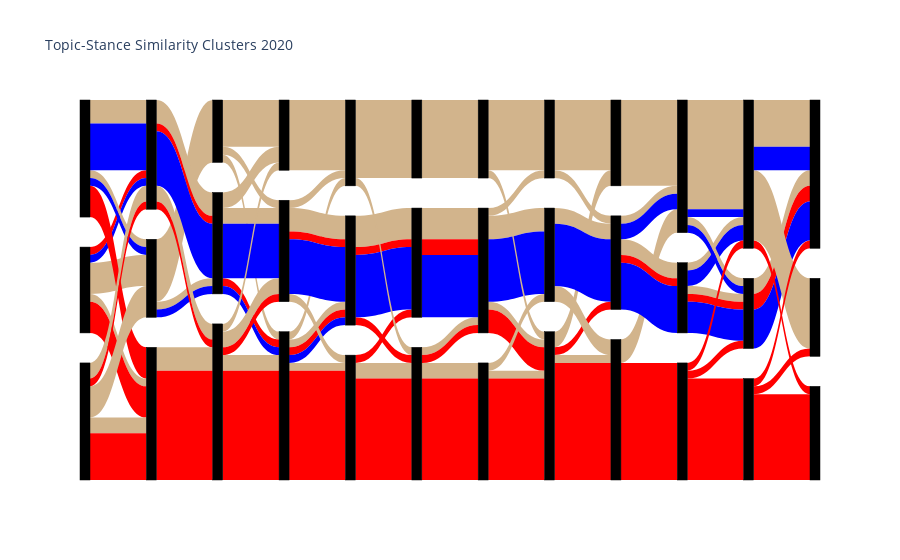

Notebook code for this chart:
### Code cell
color_link = list(clustdf['type'])
color_link = list(map(lambda x: x.replace('CNN', 'tan').replace('MSNBC', 'blue').replace('Fox', 'red'), color_link))
print(color_link)

fig = go.Figure(data=[go.Sankey(
    node = dict(
      pad = 30,
      thickness = 10,
      line = dict(color = "black", width = 0.5),
      label = [],#["January","January","January","February","February","February", "March","March","March","April","April","April",
               #"May","May","May",'June','June','June','July','July','July','August','August','August','September','September','September','October','October','October','November','November','November'],
      color = "black"
    ),
    link = dict(
      source = clustdf['source'],#[0, 1, 0, 2, 3, 3], # indices correspond to labels, eg A1, A2, A1, B1, ...
      target = clustdf['target'],#[2, 3, 3, 4, 4, 5],
      value = clustdf['value'], #[8, 4, 2, 8, 4, 2]
      color = color_link
  ))])

fig.update_layout(title_text="Topic-Stance Similarity Clusters 2020", font_size=10)
fig.show()

### Figure 1 — Plotly figure (JSON) as saved in the notebook; plotly's stock layout.template omitted (floating-point values rounded to 4 significant figures)
{"data": [{"link": {"color": ["tan", "tan", "red", "red", "blue", "tan", "blue", "red", "tan", "blue", "tan", "tan", "red", "tan", "red", "tan", "tan", "blue", "tan", "red", "tan", "red", "blue", "tan", "red", "tan", "tan", "tan", "red", "blue", "tan", "tan", "blue", "tan", "red", "tan", "tan", "red", "tan", "red", "tan", "red", "blue", "tan", "tan", "tan", "tan", "red", "blue", "tan", "tan", "red", "red", "red", "tan", "red", "blue", "tan", "tan", "tan", "tan", "red", "tan", "red", "tan", "red", "blue", "tan", "red", "tan", "tan", "blue", "tan", "tan", "tan", "red", "tan", "tan", "tan", "red", "red", "tan", "tan", "tan", "tan", "blue", "tan", "tan", "red", "tan", "red", "blue", "tan", "blue", "tan", "red", "blue", "tan", "blue", "tan", "blue", "tan", "blue", "red", "red", "red", "tan", "red", "blue", "tan", "tan", "blue", "red", "red", "red", "red"], "source": [0, 0, 0, 0, 0, 1, 1, 1, 1, 1, 2, 2, 2, 2, 2, 6, 6, 6, 7, 7, 8, 8, 8, 8, 8, 12, 12, 12, 13, 13, 13, 13, 13, 14, 14, 14, 14, 14, 18, 18, 18, 18, 18, 18, 19, 20, 20, 20, 20, 20, 24, 24, 24, 25, 25, 25, 25, 26, 26, 30, 31, 31, 31, 31, 32, 32, 32, 36, 36, 36, 36, 36, 37, 37, 38, 38, 38, 42, 42, 42, 42, 43, 43, 44, 44, 44, 48, 49, 49, 50, 50, 50, 50, 50, 54, 54, 54, 54, 54, 55, 55, 55, 55, 56, 56, 56, 60, 60, 60, 61, 61, 61, 61, 62, 62, 62], "target": [6, 7, 7, 8, 8, 6, 6, 7, 8, 8, 6, 7, 7, 8, 8, 12, 13, 13, 14, 14, 13, 13, 13, 14, 14, 18, 19, 20, 18, 18, 19, 20, 20, 18, 18, 19, 20, 20, 24, 24, 25, 25, 25, 26, 26, 24, 25, 25, 25, 26, 31, 31, 32, 31, 32, 32, 32, 30, 31, 37, 36, 36, 38, 38, 36, 36, 36, 42, 42, 43, 44, 44, 42, 43, 42, 42, 44, 48, 49, 49, 50, 48, 50, 49, 50, 50, 55, 55, 56, 54, 54, 54, 55, 55, 60, 60, 60, 61, 61, 60, 60, 61, 61, 60, 61, 62, 67, 67, 67, 66, 67, 67, 68, 66, 67, 68], "value": [4, 1, 4, 1, 1, 1, 1, 4, 3, 6, 4, 2, 6, 2, 1, 8, 1, 1, 3, 14, 3, 1, 7, 2, 1, 1, 6, 1, 1, 1, 2, 2, 7, 2, 14, 1, 2, 1, 1, 14, 1, 1, 1, 1, 9, 1, 3, 1, 7, 1, 2, 13, 1, 1, 4, 1, 8, 10, 1, 10, 1, 1, 2, 13, 4, 2, 8, 1, 3, 1, 3, 8, 1, 9, 1, 13, 1, 2, 1, 15, 1, 9, 1, 2, 2, 8, 11, 3, 15, 2, 1, 6, 1, 2, 1, 1, 4, 1, 2, 1, 1, 14, 1, 1, 1, 13, 2, 2, 5, 9, 6, 3, 1, 1, 1, 11]}, "node": {"color": "black", "label": [], "line": {"color": "black", "width": 0.5}, "pad": 30, "thickness": 10}, "type": "sankey"}], "layout": {"font": {"size": 10}, "title": {"text": "Topic-Stance Similarity Clusters 2020"}}}
